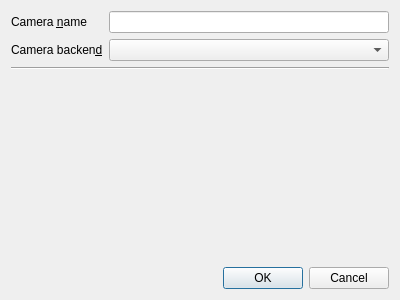
<?xml version="1.0" encoding="UTF-8"?>
<ui version="4.0">
 <class>ccs::main::AddCameraDialog</class>
 <widget class="QDialog" name="ccs::main::AddCameraDialog">
  <property name="geometry">
   <rect>
    <x>0</x>
    <y>0</y>
    <width>400</width>
    <height>300</height>
   </rect>
  </property>
  <property name="windowTitle">
   <string>Add New Camera</string>
  </property>
  <layout class="QGridLayout" name="gridLayout">
   <item row="1" column="0">
    <widget class="QLabel" name="label">
     <property name="text">
      <string>Camera backen&amp;d</string>
     </property>
     <property name="buddy">
      <cstring>pluginComboBox</cstring>
     </property>
    </widget>
   </item>
   <item row="1" column="1">
    <widget class="QComboBox" name="pluginComboBox">
     <property name="sizePolicy">
      <sizepolicy hsizetype="MinimumExpanding" vsizetype="Fixed">
       <horstretch>0</horstretch>
       <verstretch>0</verstretch>
      </sizepolicy>
     </property>
    </widget>
   </item>
   <item row="3" column="0" colspan="2">
    <widget class="QStackedWidget" name="pluginStackedWidget"/>
   </item>
   <item row="4" column="0" colspan="2">
    <widget class="QDialogButtonBox" name="buttonBox">
     <property name="orientation">
      <enum>Qt::Horizontal</enum>
     </property>
     <property name="standardButtons">
      <set>QDialogButtonBox::Cancel|QDialogButtonBox::Ok</set>
     </property>
    </widget>
   </item>
   <item row="2" column="0" colspan="2">
    <widget class="Line" name="line">
     <property name="orientation">
      <enum>Qt::Horizontal</enum>
     </property>
    </widget>
   </item>
   <item row="0" column="0">
    <widget class="QLabel" name="label_2">
     <property name="text">
      <string>Camera &amp;name</string>
     </property>
     <property name="buddy">
      <cstring>cameraNameLineEdit</cstring>
     </property>
    </widget>
   </item>
   <item row="0" column="1">
    <widget class="QLineEdit" name="cameraNameLineEdit"/>
   </item>
  </layout>
 </widget>
 <tabstops>
  <tabstop>cameraNameLineEdit</tabstop>
  <tabstop>pluginComboBox</tabstop>
 </tabstops>
 <resources/>
 <connections>
  <connection>
   <sender>buttonBox</sender>
   <signal>accepted()</signal>
   <receiver>ccs::main::AddCameraDialog</receiver>
   <slot>accept()</slot>
   <hints>
    <hint type="sourcelabel">
     <x>248</x>
     <y>254</y>
    </hint>
    <hint type="destinationlabel">
     <x>157</x>
     <y>274</y>
    </hint>
   </hints>
  </connection>
  <connection>
   <sender>buttonBox</sender>
   <signal>rejected()</signal>
   <receiver>ccs::main::AddCameraDialog</receiver>
   <slot>reject()</slot>
   <hints>
    <hint type="sourcelabel">
     <x>316</x>
     <y>260</y>
    </hint>
    <hint type="destinationlabel">
     <x>286</x>
     <y>274</y>
    </hint>
   </hints>
  </connection>
 </connections>
</ui>
